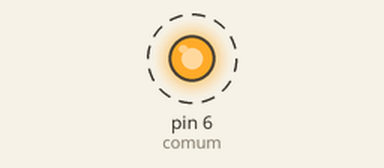
The sketch below on a simulated Arduino Uno, built with avr-gcc and run on an emulated ATmega328P. On the bench: output pins drawn as LEDs (lit = HIGH). Dashed ring = blinking. Pins used as bus, display or sensor lines are not drawn; what the sketch prints to the serial monitor is not drawn.

Above: at 0.12 s.
Timing chart, 0 to 3.0 s (numbered marks = the images above):
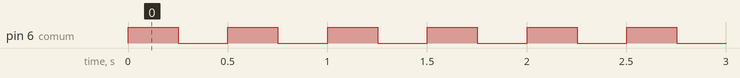

The sketch:

_4067_01.ino
```cpp
#include <Arduino.h>
/*Desenvolvido por Alexandre Aravecchia
  Projetista, desenvolvedor, programador
 aravecchia@gmail.com
 www.aravecchia.weebly.com
 */
#include <LiquidCrystal.h>
#include <Wire.h>
//LiquidCrystal lcd(8, 9, 4, 5, 6, 7);
//Estes valores quando trabalhar na protoboard
LiquidCrystal lcd(13, 12, 11, 10, 9, 8);
//Estes valores quando trabalhar no proteus


//Mux control pins
int r0 = 2;
int r1 = 3;
int r2 = 4;
int r3 = 5;

int comum = 6;

int led;

int fator = 1;
int Taceso = 250;
int Tapagado = Taceso/fator;


void setup()

{
  pinMode(r0, OUTPUT);
  pinMode(r1, OUTPUT);
  pinMode(r2, OUTPUT);
  pinMode(r3, OUTPUT);

  pinMode(comum, OUTPUT);

  digitalWrite(r0, LOW);
  digitalWrite(r1, LOW);
  digitalWrite(r2, LOW);
  digitalWrite(r3, LOW);

  Serial.begin(9600);
}

void loop()

{
  for (led=1; led<17; led++)
  {
    switch (led)
    {
    case 1:
      {
        digitalWrite(r0, LOW);
        digitalWrite(r1, LOW);
        digitalWrite(r2, LOW);
        digitalWrite(r3, LOW);
        //0000
      }
      break;
    case 2:
      {
        digitalWrite(r0, HIGH);
        digitalWrite(r1, LOW);
        digitalWrite(r2, LOW);
        digitalWrite(r3, LOW);
        //0001
      }
      break;
    case 3:
      {
        digitalWrite(r0, LOW);
        digitalWrite(r1, HIGH);
        digitalWrite(r2, LOW);
        digitalWrite(r3, LOW);
        //0010
      }
      break;
    case 4:
      {
        digitalWrite(r0, HIGH);
        digitalWrite(r1, HIGH);
        digitalWrite(r2, LOW);
        digitalWrite(r3, LOW);
        //0011
      }
      break;
    case 5:
      {
        digitalWrite(r0, LOW);
        digitalWrite(r1, LOW);
        digitalWrite(r2, HIGH);
        digitalWrite(r3, LOW);
        //0100
      }
      break;
    case 6:
      {
        digitalWrite(r0, HIGH);
        digitalWrite(r1, LOW);
        digitalWrite(r2, HIGH);
        digitalWrite(r3, LOW);
        //0101
      }
      break;
    case 7:
      {
        digitalWrite(r0, LOW);
        digitalWrite(r1, HIGH);
        digitalWrite(r2, HIGH);
        digitalWrite(r3, LOW);
        //0110
      }
      break;
    case 8:
      {
        digitalWrite(r0, HIGH);
        digitalWrite(r1, HIGH);
        digitalWrite(r2, HIGH);
        digitalWrite(r3, LOW);
        //0111
      }
    case 9:
      {
        digitalWrite(r0, LOW);
        digitalWrite(r1, LOW);
        digitalWrite(r2, LOW);
        digitalWrite(r3, HIGH);
        //1000
      }
    case 10:
      {
        digitalWrite(r0, HIGH);
        digitalWrite(r1, LOW);
        digitalWrite(r2, LOW);
        digitalWrite(r3, HIGH);
        //1001
      }
    case 11:
      {
        digitalWrite(r0, LOW);
        digitalWrite(r1, HIGH);
        digitalWrite(r2, LOW);
        digitalWrite(r3, HIGH);
        //1010
      }
    case 12:
      {
        digitalWrite(r0, HIGH);
        digitalWrite(r1, HIGH);
        digitalWrite(r2, LOW);
        digitalWrite(r3, HIGH);
        //1011
      }
    case 13:
      {
        digitalWrite(r0, LOW);
        digitalWrite(r1, LOW);
        digitalWrite(r2, HIGH);
        digitalWrite(r3, HIGH);
        //1100
      }
    case 14:
      {
        digitalWrite(r0, HIGH);
        digitalWrite(r1, LOW);
        digitalWrite(r2, HIGH);
        digitalWrite(r3, HIGH);
        //1101
      }
    case 15:
      {
        digitalWrite(r0, LOW);
        digitalWrite(r1, HIGH);
        digitalWrite(r2, HIGH);
        digitalWrite(r3, HIGH);
        //1110
      }
    case 16:
      {
        digitalWrite(r0, HIGH);
        digitalWrite(r1, HIGH);
        digitalWrite(r2, HIGH);
        digitalWrite(r3, HIGH);
        //1111
      }
      break;
    }
    conta();
  }
}


void conta()
{
  digitalWrite(comum, HIGH);   // turn the LED on (HIGH is the voltage level)
  {
    Serial.print("Led ativo: ");
    Serial.print(led);
    Serial.println(".");

    lcd.setCursor(0,0);
    lcd.print("Led ativo:");
    lcd.setCursor(0,1);
    lcd.print(led);
    lcd.print(".");
  }
  delay(Taceso);              // wait for a second
  digitalWrite(comum, LOW);    // turn the LED off by making the voltage LOW
  delay(Tapagado);
}

//void escreve()
//{
//  {
//    Serial.print("Led ativo: ");
//    Serial.print(led);
//    Serial.println(".");

//    lcd.setCursor(0,0);
//    lcd.print("Led ativo:");
//    lcd.setCursor(1,0);
//    lcd.print(led);
//    lcd.print(".");
//  }
//}
```

Measured:
- by itself, pin 6 (comum): alternates HIGH for 0.25 s and LOW for 0.25 s
